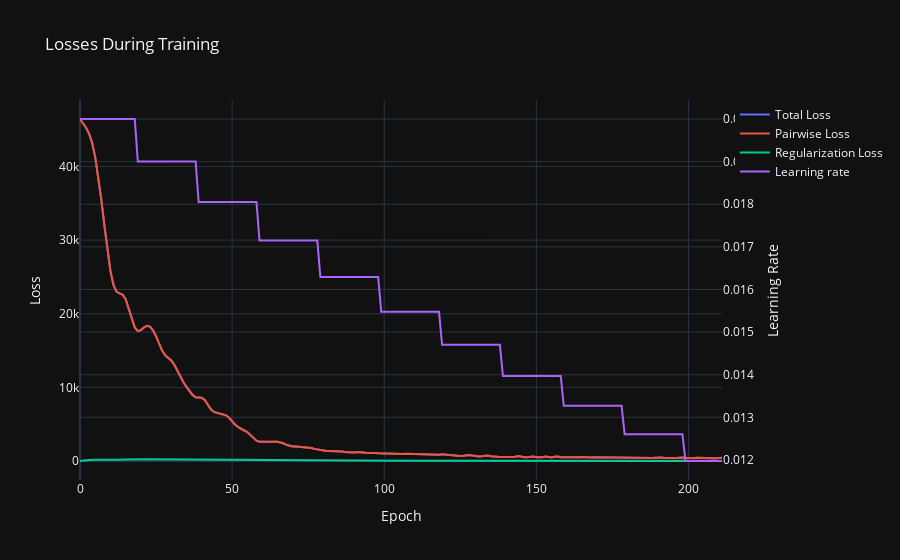

Notebook cell for this chart:
### Code cell
import plotly.graph_objects as go

# Unpack the losses
total_losses, pairwise_losses, regularization_losses = zip(*losses)

# Create a figure
fig = go.Figure()

# Add traces for pairwise and regularization losses
fig.add_trace(go.Scatter(x=list(range(len(total_losses))), y=pairwise_losses, mode='lines', name='Total Loss'))
fig.add_trace(go.Scatter(x=list(range(len(pairwise_losses))), y=pairwise_losses, mode='lines', name='Pairwise Loss'))
fig.add_trace(go.Scatter(x=list(range(len(regularization_losses))), y=regularization_losses, mode='lines', name='Regularization Loss'))

# Create a secondary y-axis for the total loss
fig.update_layout(
    yaxis=dict(title='Pairwise and Regularization Loss'),
    yaxis2=dict(title='Learning Rate', overlaying='y', side='right')
)

# Add the total loss trace
fig.add_trace(go.Scatter(x=list(range(len(learning_rates))), y=learning_rates, mode='lines', name='Learning rate', yaxis='y2'))

# Update layout
fig.update_layout(title='Losses During Training', xaxis_title='Epoch', yaxis_title='Loss')
fig.update_layout(template='plotly_dark')

# Show the figure
fig.show()

### Figure 1 — Plotly figure (JSON) as saved in the notebook; plotly's stock layout.template omitted (floating-point values rounded to 4 significant figures; data arrays with more than 128 entries replaced by an {"elided": "..."} marker saying what was removed)
{"data": [{"mode": "lines", "name": "Total Loss", "type": "scatter", "x": {"elided": "212 int values"}, "y": {"elided": "212 float values"}}, {"mode": "lines", "name": "Pairwise Loss", "type": "scatter", "x": {"elided": "212 int values"}, "y": {"elided": "212 float values"}}, {"mode": "lines", "name": "Regularization Loss", "type": "scatter", "x": {"elided": "212 int values"}, "y": {"elided": "212 float values"}}, {"mode": "lines", "name": "Learning rate", "type": "scatter", "x": {"elided": "212 int values"}, "y": {"elided": "212 float values"}, "yaxis": "y2"}], "layout": {"title": {"text": "Losses During Training"}, "xaxis": {"title": {"text": "Epoch"}}, "yaxis": {"title": {"text": "Loss"}}, "yaxis2": {"overlaying": "y", "side": "right", "title": {"text": "Learning Rate"}}}}
